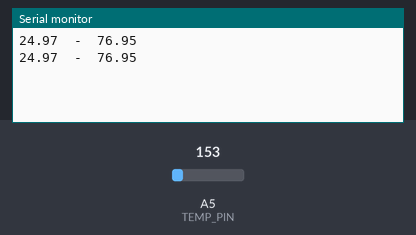
This sketch was run on a simulated Arduino Uno, built with avr-gcc and run on an emulated ATmega328P. On the bench: the last lines printed to the serial monitor. Inputs (shaded band) come from the test bench; at power-on: A5 (TEMP_PIN) = 153.

Above: at 2.8 s.
2.9 s: A5 (TEMP_PIN) set to 165
At 4.6 s:
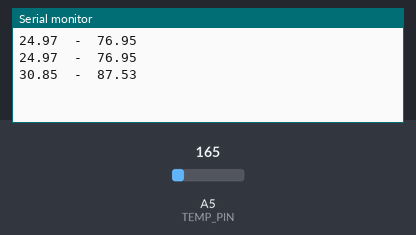
5.6 s: A5 (TEMP_PIN) set to 175
At 7.4 s:
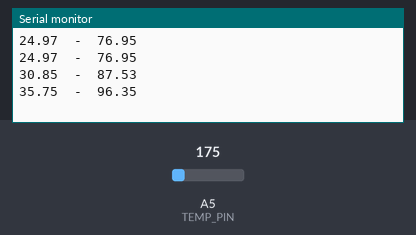
Timing chart, 0 to 8.9 s (numbered marks = the images above; inputs shaded):
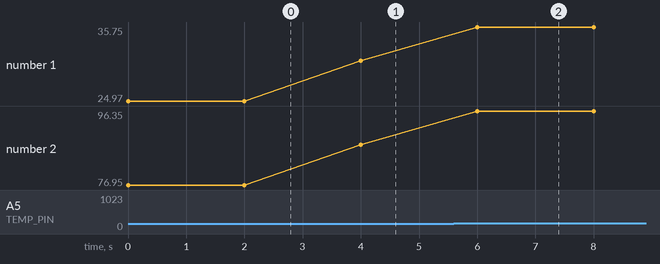

The sketch:

Temperature.ino
```cpp
#define TEMP_PIN 5

struct tmp36_reading {
  double voltage;
  double tempC;
  double tempF;
};

void setup() {
  Serial.begin(9600);
}

void loop() {
  struct tmp36_reading temp;
  int pinValue = analogRead(TEMP_PIN);
  temp.voltage = pinValue * 0.0049;
  temp.tempC = (temp.voltage - .5) * 100.0;
  temp.tempF = (temp.tempC * 1.8) + 32;

  showTemp(temp);

  delay(2000);
}

void showTemp(struct tmp36_reading temp) {
  Serial.print(temp.tempC);
  Serial.print("  -  ");
  Serial.println(temp.tempF);
}
```

Measured:
- after the input at 2.9 s, the serial monitor: prints a new line after 1.1 s (image 1)
- after the input at 5.6 s, the serial monitor: prints a new line after 0.40 s (image 2)
- plotted number 1: 24.97 → 30.85 after the input at 2.9 s, 30.85 → 35.75 after the input at 5.6 s
- plotted number 2: 76.95 → 87.53 after the input at 2.9 s, 87.53 → 96.35 after the input at 5.6 s
